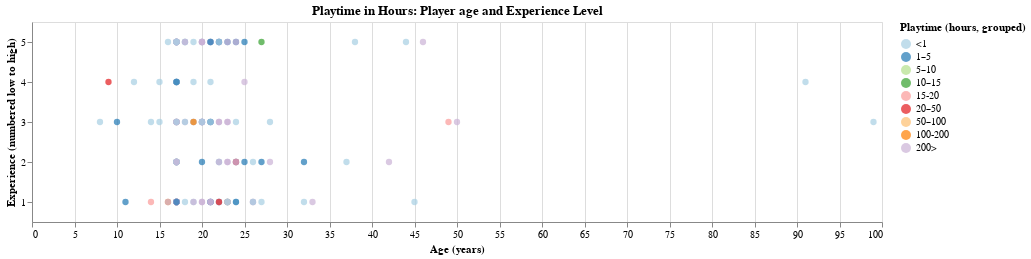

The notebook cell saved with this chart:
### Code cell
players_filtered = players_filtered.assign(
    playtime_grouped=pd.cut(
        players_filtered["played_hours"],
        bins=[0, 1, 5, 10, 15, 20, 50, 100, 200, 223.1], 
        labels=["<1", "1–5", "5–10", "10–15", "15-20", "20–50", "50–100", "100-200", "200>"]
    )
)

players_plot = alt.Chart(players_filtered, title = "Playtime in Hours: Player age and Experience Level").mark_circle(size=40).encode(
    x=alt.X("age:Q").title("Age (years)"),
    y=alt.Y("experience_num:O", 
            title = "Experience (numbered low to high)",
            scale=alt.Scale(reverse=True)
), color=alt.Color("playtime_grouped:N", sort = ["<1", "1–5", "5–10", "10–15", "15-20", "20–50", "50–100", "100-200", "200>"]).scale(scheme="paired").title("Playtime (hours, grouped)")
).properties(width=850, height=200)
players_plot

### Figure 1 — Vega specification as saved in the notebook (floating-point values rounded to 4 significant figures; data arrays with more than 128 entries replaced by an {"elided": "..."} marker saying what was removed)
{"$schema": "https://vega.github.io/schema/vega/v5.json", "data": [{"name": "source_0"}, {"name": "data_0", "values": {"elided": "196 records"}}, {"name": "data_0_x_domain_age", "values": [{"min": 8, "max": 99}]}, {"name": "data_0_y_domain_experience_num", "values": [{"experience_num": 4}, {"experience_num": 5}, {"experience_num": 1}, {"experience_num": 3}, {"experience_num": 2}]}, {"name": "source_0_color_domain_playtime_grouped", "values": [{"playtime_grouped": "20–50", "sort_field": 5.0}, {"playtime_grouped": "1–5", "sort_field": 1.0}, {"playtime_grouped": "200>", "sort_field": 8.0}, {"playtime_grouped": "<1", "sort_field": 0.0}, {"playtime_grouped": "5–10", "sort_field": 2.0}, {"playtime_grouped": "10–15", "sort_field": 3.0}, {"playtime_grouped": "15-20", "sort_field": 4.0}, {"playtime_grouped": "50–100", "sort_field": 6.0}, {"playtime_grouped": "100-200", "sort_field": 7.0}]}], "marks": [{"type": "symbol", "name": "marks", "from": {"data": "data_0"}, "encode": {"update": {"y": {"field": "experience_num", "scale": "y"}, "shape": {"value": "circle"}, "opacity": {"value": 0.7}, "size": {"value": 40}, "x": {"field": "age", "scale": "x"}, "fill": {"field": "playtime_grouped", "scale": "color"}}}, "style": ["circle"]}], "scales": [{"name": "x", "type": "linear", "domain": [{"signal": "(data(\"data_0_x_domain_age\")[0] || {}).min"}, {"signal": "(data(\"data_0_x_domain_age\")[0] || {}).max"}], "range": [0, {"signal": "width"}], "zero": true, "nice": true}, {"name": "y", "type": "point", "domain": {"data": "data_0_y_domain_experience_num", "field": "experience_num", "sort": true}, "range": [0, {"signal": "height"}], "reverse": true, "padding": 0.5}, {"name": "color", "type": "ordinal", "domain": {"data": "source_0_color_domain_playtime_grouped", "field": "playtime_grouped", "sort": {"op": "max", "field": "sort_field"}}, "range": {"scheme": "paired"}}], "axes": [{"scale": "x", "maxExtent": 0, "tickCount": {"signal": "ceil(width/40)"}, "gridScale": "y", "ticks": false, "aria": false, "orient": "bottom", "grid": true, "domain": false, "labels": false, "minExtent": 0, "zindex": 0}, {"scale": "x", "tickCount": {"signal": "ceil(width/40)"}, "title": "Age (years)", "orient": "bottom", "zindex": 0, "grid": false, "labelFlush": true, "labelOverlap": true}, {"scale": "y", "title": "Experience (numbered low to high)", "zindex": 0, "orient": "left", "grid": false}], "title": {"text": "Playtime in Hours: Player age and Experience Level", "frame": "group"}, "height": 200, "background": "white", "padding": 5, "width": 850, "style": "cell", "legends": [{"title": "Playtime (hours, grouped)", "fill": "color", "symbolType": "circle", "encode": {"symbols": {"update": {"opacity": {"value": 0.7}}}}}]}
